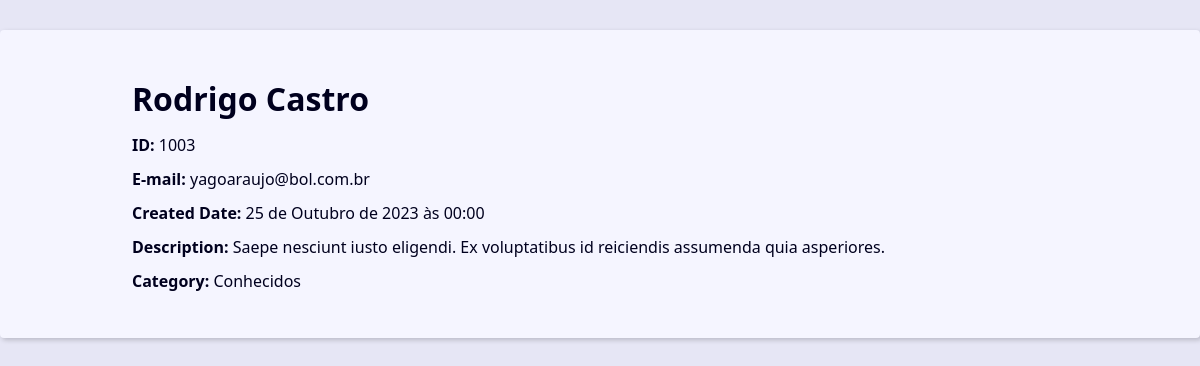
Screenshot of /1003/ with the database file from the repository.
### contact/models.py (models this page shows, shortened)
class Contact(models.Model):
    first_name = models.CharField(max_length=30)
    last_name = models.CharField(max_length=30, blank=True)
    phone = models.CharField(max_length=20)
    email = models.EmailField(max_length=50, blank=True)
    created_date = models.DateTimeField(default=timezone.now)
    description = models.TextField(blank=True)
    show = models.BooleanField(default=True)
    picture = models.ImageField(blank=True, upload_to='pictures/%Y/%m')
    category = models.ForeignKey(Category, on_delete=models.SET_NULL, blank=True, null=True)
    owner = models.ForeignKey(User, on_delete=models.SET_NULL, blank=True, null=True)

class Category(models.Model):
    class Meta:
        verbose_name = 'Category'
        verbose_name_plural = 'Categories'
    name = models.CharField(max_length=30)

### contact/views.py (the view)
# urls.py: path('<int:contact_id>/', views.contact, name='contact'),
def contact(request, contact_id):
    single_contact = get_object_or_404(Contact.objects, pk=contact_id, show=True)
    context = {'contact': single_contact}
    return render(request, 'contact.html', context)

### contact/templates/contact.html
{% extends 'static/base/base.html' %}
{% block content %}
<div class="single-contact">
  <h1 class="single-contact-name">
    {{ contact.first_name }} {{ contact.last_name }}
  </h1>
  <p><b>ID:</b> {{ contact.id }}</p>
  <p><b>E-mail:</b> {{ contact.email }}</p>
  <p><b>Created Date:</b> {{ contact.created_date }}</p>
  <p><b>Description:</b> {{ contact.description }}</p>
  <p><b>Category:</b> {{ contact.category.name }}</p>
</div>
{% endblock content %}

### templates/static/css/style.css (style rules this page uses)
:root { --spacing: 1.5rem; --link-dark-color: rgb(0, 83, 134); --link-light-color: rgb(156, 217, 255); --clr-white: rgb(245, 245, 255); --clr-black: rgb(0, 0, 30); --clr-light-gray: rgb(230, 230, 245); --clr-dark-shadow-5: rgba(0, 0, 10, 5%); --clr-dark-shadow-10: rgba(0, 0, 10, 10%); --clr-dark-shadow-20: rgba(0, 0, 10, 20%); --clr-light-shadow-5: rgba(200, 200, 255, 5%); --clr-light-shadow-10: rgba(200, 200, 255, 10%); --clr-light-shadow-20: rgba(200, 200, 255, 20%); --main-page-width: 120rem; --table-min-width: 60rem; --biggest-font-size: 5rem; --bigger-font-size: 4rem; --big-font-size: 3.2rem; --medium-font-size: 2.4rem; --small-font-size: 1.6rem; --smaller-font-size: 1.4rem; --smallest-font-size: 1.2rem; --transition-fast: 300ms; --transition-medium: 600ms; --transition-slow: 1s; --default-border-radius: 4px; }
*, *::before, *::after { margin: 0; padding: 0; box-sizing: border-box; }
html { font-size: 62.5%; }
body { font-family: system-ui, -apple-system, BlinkMacSystemFont, 'Segoe UI', Roboto, Oxygen, Ubuntu, Cantarell, 'Open Sans', 'Helvetica Neue', sans-serif; line-height: 1.5; font-size: var(--small-font-size); color: var(--clr-black); -webkit-font-smoothing: antialiased; background: var(--clr-light-gray); }
@media (min-width: 600px) { .single-contact { max-width: 80%; margin: calc(var(--spacing) * 2) auto; } }
.single-contact h1 { margin: 1rem 0; }
.single-contact p { margin: 1rem 0; }

### rows the page displays
Contact: first_name "Rodrigo", last_name "Castro", id "1003", email "yagoaraujo@bol.com.br", created_date "25 de Outubro de 2023 às 00:00", description "Saepe nesciunt iusto eligendi. Ex voluptatibus id reiciendis assumenda quia asperiores.", category.name "Conhecidos"
